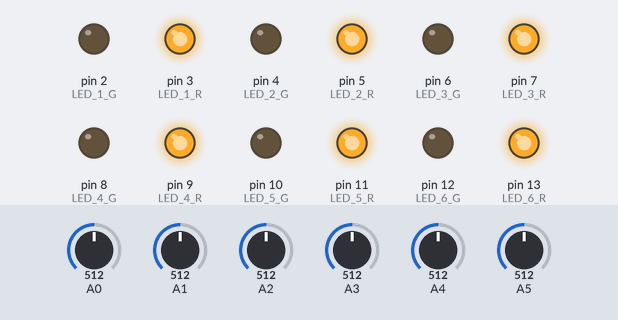
Bench run of a sketch on a simulated Arduino Uno, built with avr-gcc and run on an emulated ATmega328P. Parts: output pins drawn as LEDs (lit = HIGH). Inputs (shaded band) come from the test bench; at power-on: A0 = 512, A1 = 512, A2 = 512, A3 = 512, A4 = 512, A5 = 512. What the sketch prints to the serial monitor is not drawn.

Above: at 0.1 s.
Timing chart, 0 to 1.6 s (numbered marks = the images above):
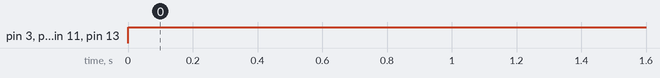

Measured:
- by itself, pin 3 (LED_1_R), pin 5 (LED_2_R), pin 7 (LED_3_R), pin 9 (LED_4_R), pin 11 (LED_5_R), pin 13 (LED_6_R): LOW → HIGH at 0.00 s

The sketch:

demovny70.ino
```cpp
int LED_1_G = 2;
int LED_1_R = 3;
int LED_2_G = 4;
int LED_2_R = 5;
int LED_3_G = 6;
int LED_3_R = 7;
int LED_4_G = 8;
int LED_4_R = 9;
int LED_5_G = 10;
int LED_5_R = 11;
int LED_6_G = 12;
int LED_6_R = 13;

void setup() {
  Serial.begin(9600);
  pinMode(A0, INPUT);
  pinMode(A1, INPUT);
  pinMode(A2, INPUT);
  pinMode(A3, INPUT);
  pinMode(A4, INPUT);
  pinMode(A5, INPUT);
  pinMode(LED_1_R, OUTPUT);
  pinMode(LED_1_G, OUTPUT);
  pinMode(LED_2_R, OUTPUT);
  pinMode(LED_2_G, OUTPUT);
  pinMode(LED_3_R, OUTPUT);
  pinMode(LED_3_G, OUTPUT);
  pinMode(LED_4_R, OUTPUT);
  pinMode(LED_4_G, OUTPUT);
  pinMode(LED_5_R, OUTPUT);
  pinMode(LED_5_G, OUTPUT);
  pinMode(LED_6_R, OUTPUT);
  pinMode(LED_6_G, OUTPUT);
}//end setup

void loop() {
  detector1();
  detector2();
  detector3();
  detector4();
  detector5();
  detector6();

}//end loop

void detector1() {
  int lectura = analogRead(A0);
  if (lectura != 0) {
    Serial.println(lectura);
    rgb1(255, 0);
  } else {
    rgb1(0, 255);
    Serial.println(lectura);
  }//end if else
}//end detector1

void detector2() {
  int lectura = analogRead(A1);
  if (lectura != 0) {
    Serial.println(lectura);
    rgb2(255, 0);
  } else {
    rgb2(0, 255);
    Serial.println(lectura);
  }//end if else
}//end detector2

void detector3() {
  int lectura = analogRead(A2);
  if (lectura != 0) {
    Serial.println(lectura);
    rgb3(255, 0);
  } else {
    rgb3(0, 255);
    Serial.println(lectura);
  }//end if else
}//end detector3

void detector4() {
  int lectura = analogRead(A3);
  if (lectura != 0) {
    Serial.println(lectura);
    rgb4(255, 0);
  } else {
    rgb4(0, 255);
    Serial.println(lectura);
  }//end if else
}//end detector4

void detector5() {
  int lectura = analogRead(A4);
  if (lectura != 0) {
    Serial.println(lectura);
    rgb5(255, 0);
  } else {
    rgb5(0, 255);
    Serial.println(lectura);
  }//end if else
}//end detector5

void detector6() {
  int lectura = analogRead(A5);
  if (lectura != 0) {
    Serial.println(lectura);
    rgb6(255, 0);
  } else {
    rgb6(0, 255);
    Serial.println(lectura);
  }//end if else
}//end detector6

void rgb1(int r, int g) {
  analogWrite(LED_1_G, g);
  analogWrite(LED_1_R, r);
}//end rgb1

void rgb2(int r, int g) {
  analogWrite(LED_2_G, g);
  analogWrite(LED_2_R, r);
}//end rgb2

void rgb3(int r, int g) {
  analogWrite(LED_3_G, g);
  analogWrite(LED_3_R, r);
}//end rgb3

void rgb4(int r, int g) {
  analogWrite(LED_4_G, g);
  analogWrite(LED_4_R, r);
}//end rgb4

void rgb5(int r, int g) {
  analogWrite(LED_5_G, g);
  analogWrite(LED_5_R, r);
}//end rgb5

void rgb6(int r, int g) {
  analogWrite(LED_6_G, g);
  analogWrite(LED_6_R, r);
}//end rgb6

void arranqueInicial() {
  rgb1(0, 255);
  rgb1(255, 0);
  rgb2(0, 255);
  rgb2(255, 0);
  rgb3(0, 255);
  rgb3(255, 0);
  rgb4(0, 255);
  rgb4(255, 0);
  rgb5(0, 255);
  rgb5(255, 0);
  rgb6(0, 255);
  rgb6(255, 0);
  //estado cero
  rgb1(0, 0);
  rgb1(0, 0);
  rgb2(0, 0);
  rgb2(0, 0);
  rgb3(0, 0);
  rgb3(0, 0);
  rgb4(0, 0);
  rgb4(0, 0);
  rgb5(0, 0);
  rgb5(0, 0);
  rgb6(0, 0);
  rgb6(0, 0);
}//end arranqueInicial
```
